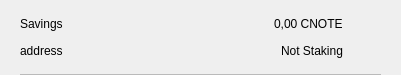
<?xml version="1.0" encoding="UTF-8"?>
<ui version="4.0">
 <class>CSRow</class>
 <widget class="QWidget" name="CSRow">
  <property name="geometry">
   <rect>
    <x>0</x>
    <y>0</y>
    <width>401</width>
    <height>75</height>
   </rect>
  </property>
  <property name="windowTitle">
   <string>Form</string>
  </property>
  <layout class="QVBoxLayout" name="verticalLayout">
   <property name="spacing">
    <number>0</number>
   </property>
   <property name="leftMargin">
    <number>20</number>
   </property>
   <property name="topMargin">
    <number>10</number>
   </property>
   <property name="rightMargin">
    <number>20</number>
   </property>
   <property name="bottomMargin">
    <number>0</number>
   </property>
   <item>
    <widget class="QWidget" name="info" native="true">
     <property name="minimumSize">
      <size>
       <width>0</width>
       <height>0</height>
      </size>
     </property>
     <layout class="QHBoxLayout" name="horizontalLayout_3">
      <property name="leftMargin">
       <number>0</number>
      </property>
      <property name="topMargin">
       <number>0</number>
      </property>
      <property name="rightMargin">
       <number>0</number>
      </property>
      <property name="bottomMargin">
       <number>10</number>
      </property>
      <item>
       <widget class="QWidget" name="container" native="true">
        <property name="minimumSize">
         <size>
          <width>0</width>
          <height>0</height>
         </size>
        </property>
        <layout class="QVBoxLayout" name="verticalLayout_2">
         <property name="spacing">
          <number>0</number>
         </property>
         <property name="leftMargin">
          <number>0</number>
         </property>
         <property name="topMargin">
          <number>0</number>
         </property>
         <property name="rightMargin">
          <number>0</number>
         </property>
         <property name="bottomMargin">
          <number>0</number>
         </property>
         <item>
          <layout class="QHBoxLayout" name="horizontalLayout">
           <item>
            <widget class="QLabel" name="labelName">
             <property name="toolTip">
              <string notr="true"/>
             </property>
             <property name="text">
              <string>Savings</string>
             </property>
            </widget>
           </item>
           <item>
            <spacer name="horizontalSpacer">
             <property name="orientation">
              <enum>Qt::Horizontal</enum>
             </property>
             <property name="sizeHint" stdset="0">
              <size>
               <width>40</width>
               <height>20</height>
              </size>
             </property>
            </spacer>
           </item>
           <item>
            <widget class="QLabel" name="labelAmount">
             <property name="text">
              <string>0,00 CNOTE</string>
             </property>
            </widget>
           </item>
          </layout>
         </item>
         <item>
          <layout class="QHBoxLayout" name="horizontalLayout_2">
           <item>
            <widget class="QLabel" name="labelAddress">
             <property name="toolTip">
              <string notr="true"/>
             </property>
             <property name="text">
              <string>address</string>
             </property>
            </widget>
           </item>
           <item>
            <spacer name="horizontalSpacer_2">
             <property name="orientation">
              <enum>Qt::Horizontal</enum>
             </property>
             <property name="sizeHint" stdset="0">
              <size>
               <width>40</width>
               <height>20</height>
              </size>
             </property>
            </spacer>
           </item>
           <item>
            <widget class="QLabel" name="labelStaking">
             <property name="text">
              <string>Not Staking</string>
             </property>
            </widget>
           </item>
          </layout>
         </item>
        </layout>
       </widget>
      </item>
      <item alignment="Qt::AlignHCenter|Qt::AlignVCenter">
       <widget class="QPushButton" name="pushButtonMenu">
        <property name="minimumSize">
         <size>
          <width>24</width>
          <height>24</height>
         </size>
        </property>
        <property name="maximumSize">
         <size>
          <width>32</width>
          <height>32</height>
         </size>
        </property>
        <property name="focusPolicy">
         <enum>Qt::NoFocus</enum>
        </property>
        <property name="styleSheet">
         <string notr="true">border:none; background-color:transparent;</string>
        </property>
        <property name="text">
         <string/>
        </property>
        <property name="icon">
         <iconset>
          <normaloff>://ic-menu-hover</normaloff>://ic-menu-hover</iconset>
        </property>
        <property name="iconSize">
         <size>
          <width>24</width>
          <height>24</height>
         </size>
        </property>
       </widget>
      </item>
     </layout>
    </widget>
   </item>
   <item>
    <widget class="QLabel" name="lblDivisory">
     <property name="minimumSize">
      <size>
       <width>0</width>
       <height>1</height>
      </size>
     </property>
     <property name="maximumSize">
      <size>
       <width>16777215</width>
       <height>1</height>
      </size>
     </property>
     <property name="styleSheet">
      <string notr="true">background-color:#bababa;</string>
     </property>
     <property name="text">
      <string/>
     </property>
     <property name="alignment">
      <set>Qt::AlignBottom|Qt::AlignLeading|Qt::AlignLeft</set>
     </property>
    </widget>
   </item>
  </layout>
 </widget>
 <resources/>
 <connections/>
</ui>
